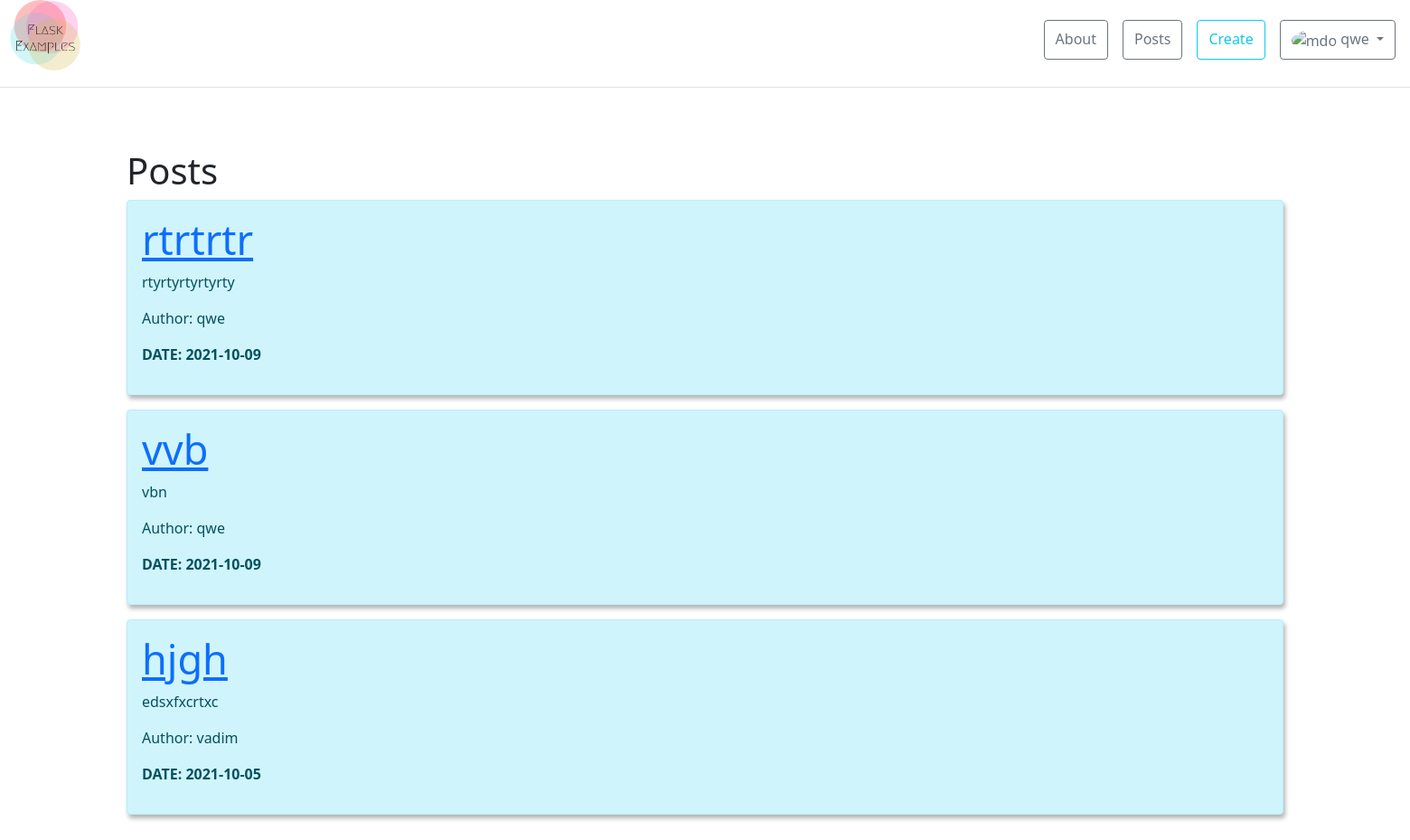
Page /posts (signed in) on the earlier database version.
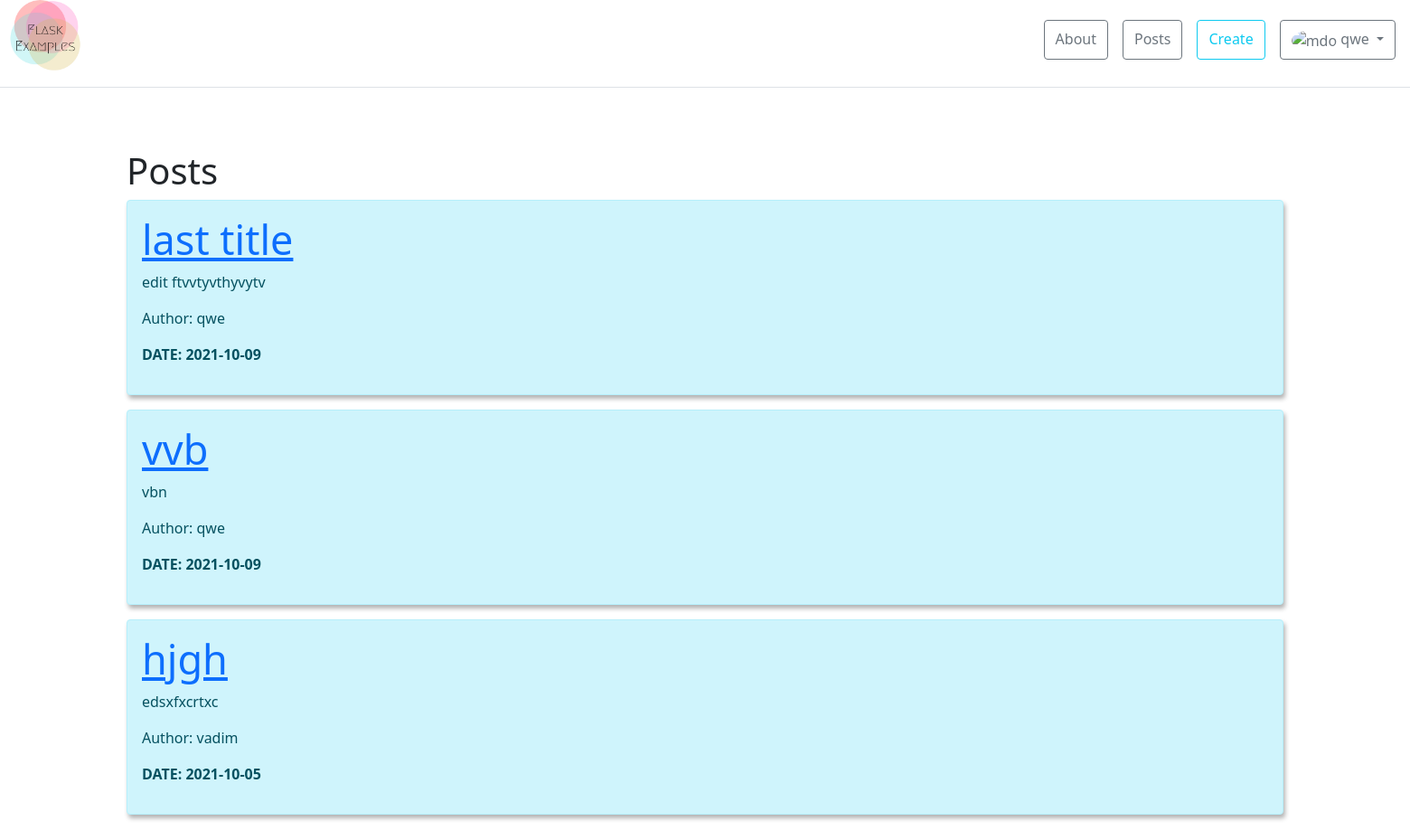
Same page on the later database version.
### app.py (models this page shows)
class Article(db.Model):
    __tablename__ = "article"
    id = db.Column(db.Integer, primary_key=True)
    title = db.Column(db.String(300), nullable=False)
    intro = db.Column(db.String(300), nullable=False)
    text = db.Column(db.Text, nullable=False)
    date = db.Column(db.DateTime, default=datetime.utcnow)
    author = db.Column(db.String(20), nullable=False)

### app.py (the view)
@app.route('/posts')
def posts():
    articles = Article.query.order_by(Article.date.desc()).all()
    return render_template('posts.html', articles=articles)

### app.py (called while the page is built)
@login_manager.user_loader
def load_user(user_id):
    return User.query.get(int(user_id))

### templates/posts.html (shortened to what this page needs)
{% extends 'base.html' %}
{% block body %}
<div class="container mt-5">
    <h1>Posts</h1>
    {% if articles|length > 0%}
    {% for post in articles %}
    <div class="alert alert-info word-br box">
        <h2><a href="/posts/{{post.id}}"> {{post.title}}</a></h2>
        <p>{{post.intro}}</p>
        <p>Author: {{post.author}}</p>
        <p><b>DATE: {{post.date.date()}}</b></p>
    </div>
    {% endfor %}
    {%else %}
    <h2> There are no posts on the page yet</h2>
    {% endif %}
</div>
{% endblock %}

Differences in the rows shown:
changed Article: title "rtrtrtr" → "last title"; intro "rtyrtyrtyrtyrty" → "edit ftvvtyvthyvytv"
